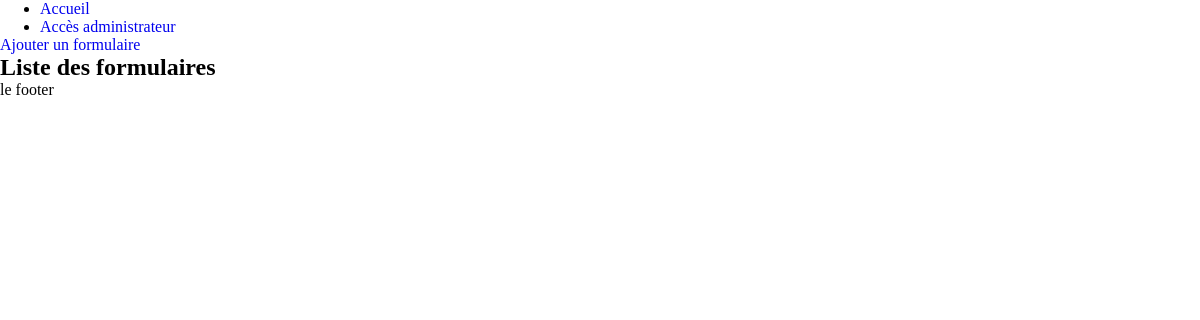
The app's page /GestionFormulaire/adminFormulaire.php, older data.
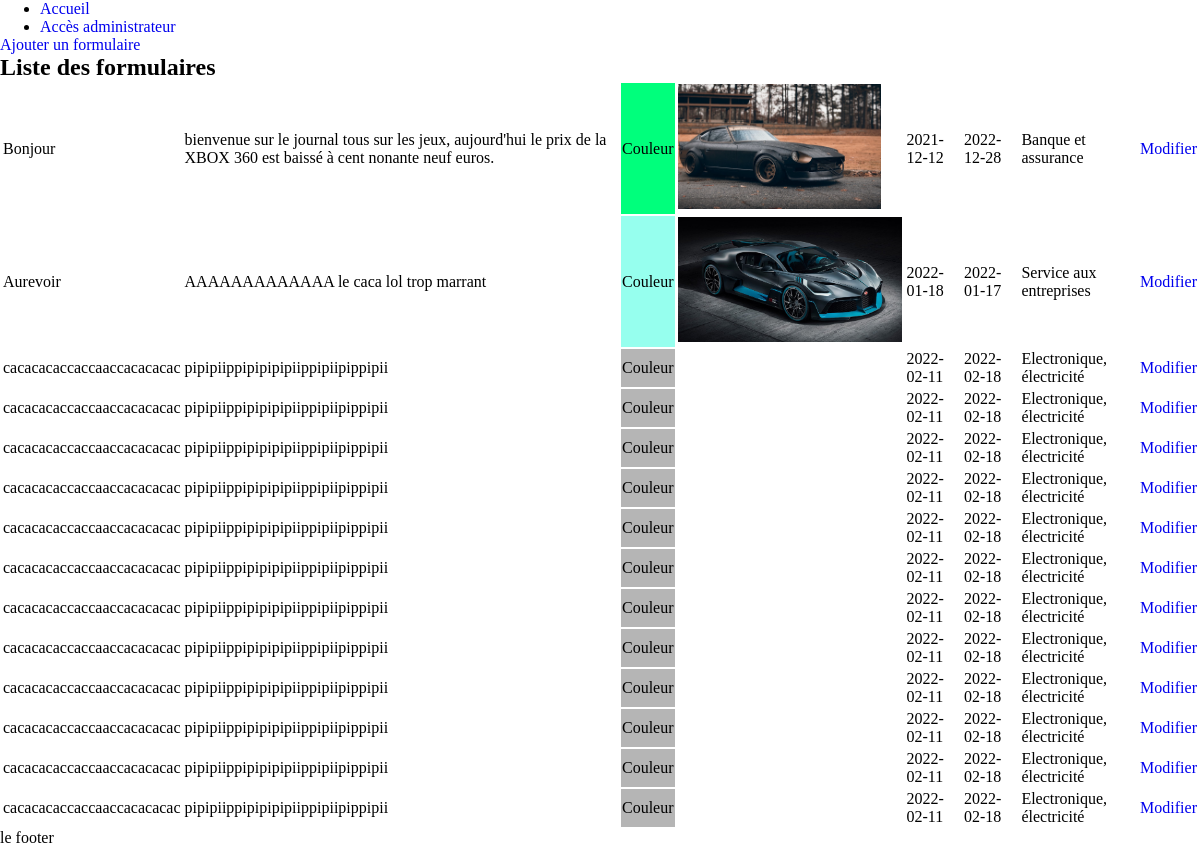
The same page, newer data.
### tables this page shows
CREATE TABLE `formulaires` (
  `id` int(11) UNSIGNED NOT NULL,
  `titre` varchar(100) NOT NULL,
  `description` text NOT NULL,
  `imgsrc` varchar(255) NOT NULL,
  `couleur` varchar(7) NOT NULL,
  `date_evenement` date NOT NULL,
  `date_fin` date NOT NULL
);

CREATE TABLE `secteur` (
  `id` int(11) UNSIGNED NOT NULL,
  `nom` varchar(100) NOT NULL
);

### GestionFormulaire/adminFormulaire.php (the view, shortened to what this page needs)
<?php
include "../header.php";
?>
<div class="container">
    <a href="ajouterFormulaire.php">Ajouter un formulaire</a>
    <h2>Liste des formulaires</h2>
    <?php
    $pdo = new PDO("mysql:host=" . Config::SERVEUR . "; dbname=" . Config::BDO, Config::UTILISATEUR, Config::MOTDEPASSE);
    $requete = $pdo->prepare("select formulaires.*,secteur.nom from formulaires join secteursparformulaires on formulaires.id = secteursparformulaires.id_formulaires join secteur on secteursparformulaires.id_secteurs = secteur.id");
    $requete->execute();
    $lignes = $requete->fetchAll();
    ?>
    <table class="table table-striped">
        <?php
        foreach ($lignes as $l) {
            ?>
            <tr>
                <td><?php echo $l["titre"] ?></td>
                <td><?php echo $l["description"] ?></td>
                <td style="background-color: <?php echo $l["couleur"] ?>">Couleur</td>
                <td><img src="../IMG/<?php echo $l["imgsrc"]?>" alt="" height="125" width="auto"></td>
                <td><?php echo $l["date_evenement"] ?></td>
                <td><?php echo $l["date_fin"] ?></td>
                <td><?php echo $l["nom"] ?></td>
                <td><a href="modifierFormulaire.php?id=<?php echo $l["id"] ?>">Modifier</a></td>
            </tr>
            <?php
        }
        ?>
    </table>
</div>
<?php
include "../footer.php"
?>

### header.php (shortened to what this page needs)
<!doctype html>
<html lang="fr">
<head>
    <link rel="stylesheet" href="style.css">
</head>
<body>
<header>
    <nav class="navbar">
        <ul>
            <li>
                <a href="index.php">Accueil</a>
            </li>
            <li>
                <a href="adminPanel.php">Accès administrateur</a>
            </li>
        </ul>
    </nav>
</header>

### footer.php
</body>
<footer>
    le footer
</footer>

### style.css (style rules this page uses)
* { box-sizing: border-box; text-decoration: none; -ms-overflow-style: none; margin: 0; }

Row changes from the older to the newer data that the page shows:
now on this page (row edited): formulaires: titre "Bonjour", description "bienvenue sur le journal tous sur les jeux, aujourd'hui le prix de la XBOX 360 est baissé à cent nonante neuf euros.", imgsrc (picture), date_evenement "2021-12-12", date_fin "2022-12-28", secteur.nom "Banque et assurance", couleur "#00FF7C" (drawn)
added formulaires: titre "Aurevoir", description "AAAAAAAAAAAAA le caca lol trop marrant", imgsrc (picture), date_evenement "2022-01-18", date_fin "2022-01-17", secteur.nom "Service aux entreprises", couleur "#96ffee" (drawn)
added formulaires: titre "cacacacaccaccaaccacacacac", description "pipipiippipipipipiippipiipippipii", date_evenement "2022-02-11", date_fin "2022-02-18", secteur.nom "Electronique, électricité"
added formulaires: titre "cacacacaccaccaaccacacacac", description "pipipiippipipipipiippipiipippipii", date_evenement "2022-02-11", date_fin "2022-02-18", secteur.nom "Electronique, électricité"
added formulaires: titre "cacacacaccaccaaccacacacac", description "pipipiippipipipipiippipiipippipii", date_evenement "2022-02-11", date_fin "2022-02-18", secteur.nom "Electronique, électricité"
added formulaires: titre "cacacacaccaccaaccacacacac", description "pipipiippipipipipiippipiipippipii", date_evenement "2022-02-11", date_fin "2022-02-18", secteur.nom "Electronique, électricité"
added formulaires: titre "cacacacaccaccaaccacacacac", description "pipipiippipipipipiippipiipippipii", date_evenement "2022-02-11", date_fin "2022-02-18", secteur.nom "Electronique, électricité"
added formulaires: titre "cacacacaccaccaaccacacacac", description "pipipiippipipipipiippipiipippipii", date_evenement "2022-02-11", date_fin "2022-02-18", secteur.nom "Electronique, électricité"
added formulaires: titre "cacacacaccaccaaccacacacac", description "pipipiippipipipipiippipiipippipii", date_evenement "2022-02-11", date_fin "2022-02-18", secteur.nom "Electronique, électricité"
added formulaires: titre "cacacacaccaccaaccacacacac", description "pipipiippipipipipiippipiipippipii", date_evenement "2022-02-11", date_fin "2022-02-18", secteur.nom "Electronique, électricité"
added formulaires: titre "cacacacaccaccaaccacacacac", description "pipipiippipipipipiippipiipippipii", date_evenement "2022-02-11", date_fin "2022-02-18", secteur.nom "Electronique, électricité"
added formulaires: titre "cacacacaccaccaaccacacacac", description "pipipiippipipipipiippipiipippipii", date_evenement "2022-02-11", date_fin "2022-02-18", secteur.nom "Electronique, électricité"
added formulaires: titre "cacacacaccaccaaccacacacac", description "pipipiippipipipipiippipiipippipii", date_evenement "2022-02-11", date_fin "2022-02-18", secteur.nom "Electronique, électricité"
added formulaires: titre "cacacacaccaccaaccacacacac", description "pipipiippipipipipiippipiipippipii", date_evenement "2022-02-11", date_fin "2022-02-18", secteur.nom "Electronique, électricité"
